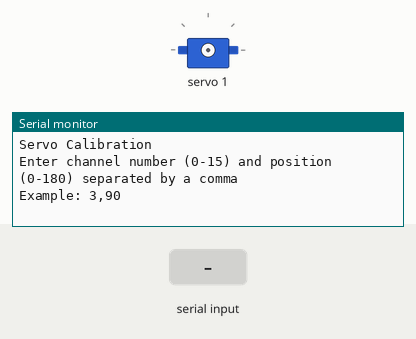
The sketch below on a simulated Arduino Uno, built with avr-gcc and run on an emulated ATmega328P. Parts: servo, the last lines printed to the serial monitor. The test bench sets the inputs (shaded band).

Above: at 1.2 s.
1.3 s: "1,90\n" received over Serial
At 1.7 s:
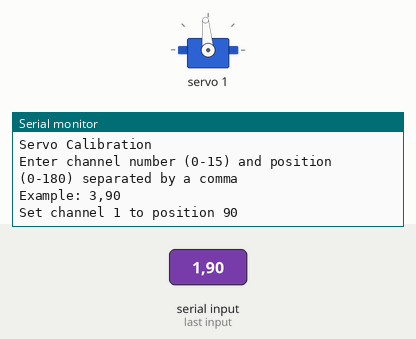
2.8 s: "90,45\n" received over Serial
At 4.0 s:
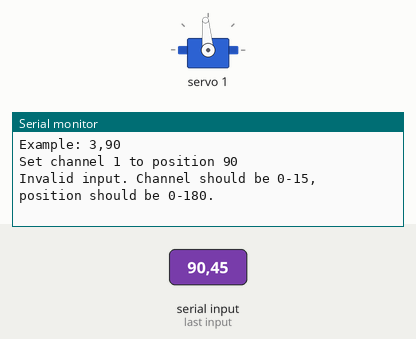
4.3 s: "5\n" received over Serial
At 5.1 s:
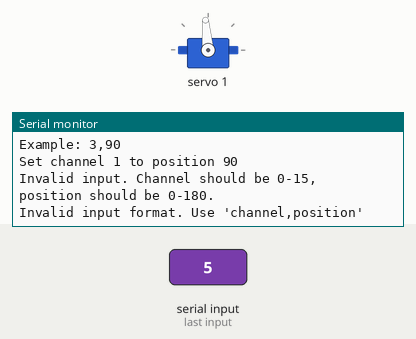

The sketch:

calibrate_pca9685_servos.ino
```cpp
#include <Wire.h>
#include <Adafruit_PWMServoDriver.h>

Adafruit_PWMServoDriver pwm = Adafruit_PWMServoDriver();

#define SERVOMIN  150 // This is the 'minimum' pulse length count (out of 4096)
#define SERVOMAX  600 // This is the 'maximum' pulse length count (out of 4096)

void setup() {
  Serial.begin(9600);
  pwm.begin();
  pwm.setPWMFreq(60);  // Analog servos run at ~50 Hz updates

  Serial.println("Servo Calibration");
  Serial.println("Enter channel number (0-15) and position (0-180) separated by a comma");
  Serial.println("Example: 3,90");
}

void loop() {
  if (Serial.available() > 0) {
    String input = Serial.readStringUntil('\n');
    int commaIndex = input.indexOf(',');

    if (commaIndex != -1) {
      int channel = input.substring(0, commaIndex).toInt();
      int position = input.substring(commaIndex + 1).toInt();

      if (channel >= 0 && channel <= 15 && position >= 0 && position <= 180) {
        int pulse = map(position, 0, 180, SERVOMIN, SERVOMAX);
        pwm.setPWM(channel, 0, pulse);

        Serial.print("Set channel ");
        Serial.print(channel);
        Serial.print(" to position ");
        Serial.println(position);
      } else {
        Serial.println("Invalid input. Channel should be 0-15, position should be 0-180.");
      }
    } else {
      Serial.println("Invalid input format. Use 'channel,position'");
    }
  }
}
```

Measured:
- after the input at 1.3 s, the serial monitor: prints a new line at once (image 1)
- after the input at 2.8 s, the serial monitor: prints a new line at once (image 2)
- after the input at 4.3 s, the serial monitor: prints a new line at once (image 3)
